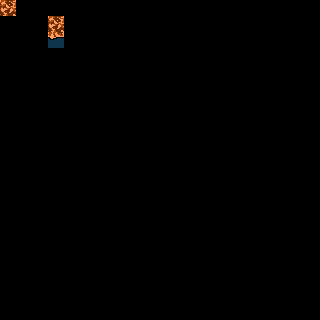

Tiled map render using the project's own tile images. Description and the map definition, with tile-layer contents summarised, below:
An orthogonal 20x20 tile map with 16x16 px tiles, 9 tile layers (regions, input_ground, output_decorations, output0_ground, ...), 2 tilesets.

<map version="1.0" orientation="orthogonal" renderorder="right-down" width="20" height="20" tilewidth="16" tileheight="16">
 <tileset firstgid="1" name="spritesheet" tilewidth="16" tileheight="16">
  <image source="../sprites/spritesheet.png" width="128" height="48" />
 </tileset>
 <tileset firstgid="25" name="spritesheet2" tilewidth="16" tileheight="16">
  <image source="../sprites/spritesheet2.png" width="128" height="48" />
 </tileset>
 <layer name="regions" width="20" height="20">
  <data>[400 cells, 3 non-empty, 1 distinct tile ids]</data>
 </layer>
 <layer name="input_ground" width="20" height="20">
  <data>[400 cells, 3 non-empty, 2 distinct tile ids]</data>
 </layer>
 <layer name="output_decorations" width="20" height="20">
  <data>[400 cells, 1 non-empty, 1 distinct tile ids]</data>
 </layer>
 <layer name="output0_ground" width="20" height="20">
  <data>[400 cells, 0 non-empty, 0 distinct tile ids]</data>
 </layer>
 <layer name="output1_ground" width="20" height="20">
  <data>[400 cells, 0 non-empty, 0 distinct tile ids]</data>
 </layer>
 <layer name="output2_ground" width="20" height="20">
  <data>[400 cells, 0 non-empty, 0 distinct tile ids]</data>
 </layer>
 <layer name="output3_ground" width="20" height="20">
  <data>[400 cells, 0 non-empty, 0 distinct tile ids]</data>
 </layer>
 <layer name="output4_ground" width="20" height="20">
  <data>[400 cells, 0 non-empty, 0 distinct tile ids]</data>
 </layer>
 <layer name="output_collisions" width="20" height="20">
  <data>[400 cells, 0 non-empty, 0 distinct tile ids]</data>
 </layer>
</map>
